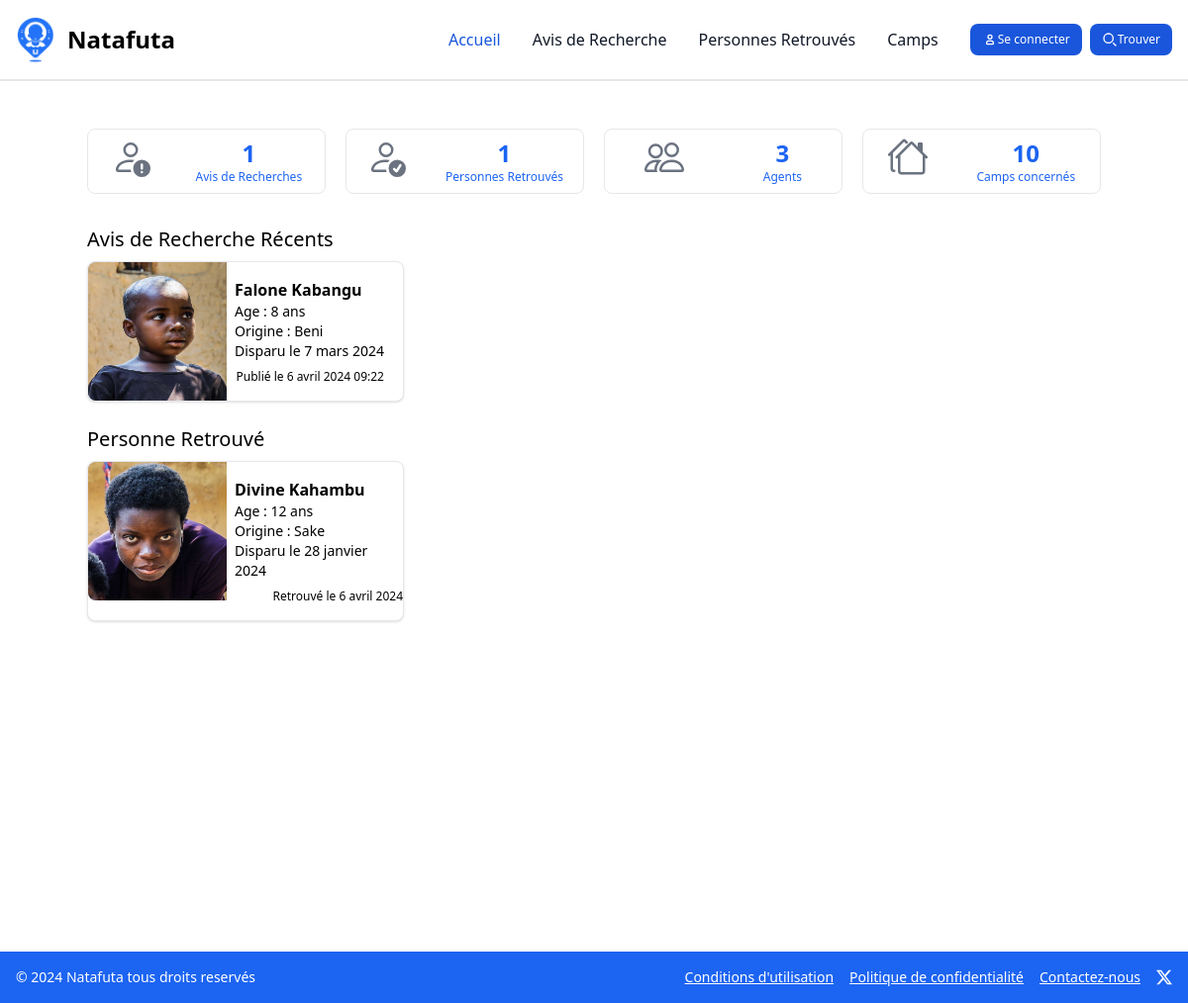
Before: / with the older database file.
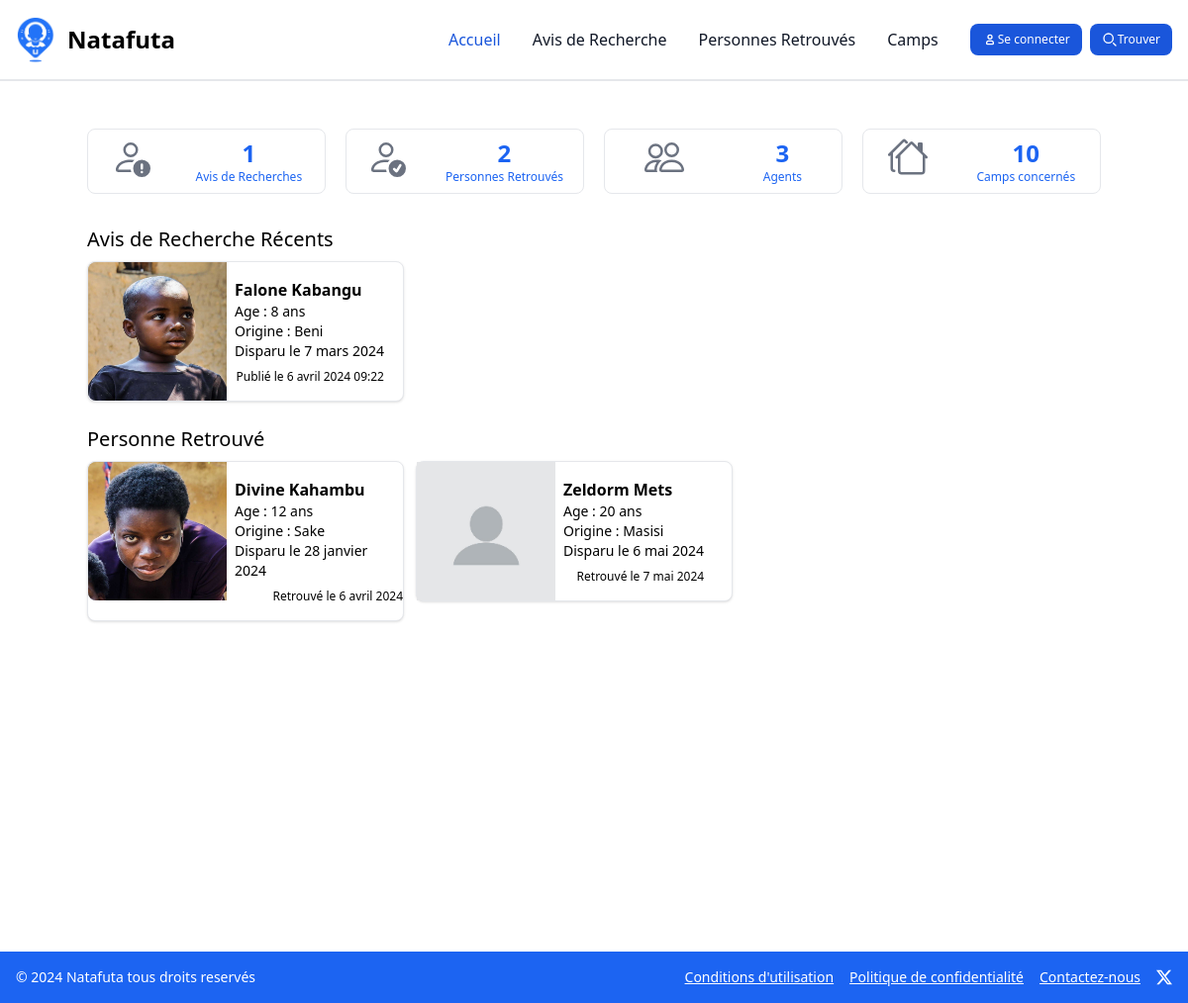
After: the same page with the newer database file.
### finder/models.py (models this page shows)
class Avis(models.Model):
    user = models.ForeignKey(AgentUser, on_delete=CASCADE)
    nom_complet = models.CharField(max_length=200)
    nom_disparu = models.CharField(max_length=200)
    photo = models.ImageField(upload_to="photo/")
    age = models.IntegerField()
    sexe = models.CharField(max_length=6)
    telephone = models.IntegerField()
    province = models.CharField(max_length=200)
    lieu_disparition = models.CharField(max_length=200)
    adresse = models.CharField(max_length=200)
    description = models.TextField()
    date_disparition = models.DateField()
    date_finded = models.DateField(null=True)
    created_time = models.DateTimeField(auto_now=True)
    is_finded = models.BooleanField(default=False)
    is_refugee = models.BooleanField(default=False)
    is_deplacee = models.BooleanField(default=False)

### finder/views.py (the view)
# urls.py: 2. Add a URL to urlpatterns:  path('', views.home, name='home')
def home(request):
    avis = Avis.objects.filter(is_finded=False).order_by('-created_time')[:3]
    nombre_avis = avis.count()
    avis_resolu = Avis.objects.filter(is_finded=True).order_by('-created_time')[:3]
    nombre_avis_resolu = avis_resolu.count()
    agent = AgentUser.objects.all().count()
    return render(request, 'home.html', {'avis':avis,
                                         'nombre_avis':nombre_avis,
                                         'nombre_avis_resolu':nombre_avis_resolu,
                                         'avis_resolu':avis_resolu,
                                         'agent': agent})

### finder/templates/home.html (shortened to what this page needs)
{% extends 'base.html' %}
{% load static %}
{% block content %}
    <div class="w-full">
        <div class="md:grid  md:grid-cols-4 grid-cols-1 py-2 md:gap-5 gap-y-2">
            <a href="{% url 'avis_recherche' %}">
                <div class="flex flex-row border border-gray-200 hover:bg-blue-100 rounded-lg justify-around py-2">
                    <div class="flex flex-col items-center text-blue-600">
                        <span class="font-semibold text-2xl">{{nombre_avis}}</span>
                        <span class="text-xs font-medium">Avis de Recherches</span>
                    </div>
                </div>
            </a>
            <a href="{% url 'retrouves' %}">
                <div class="flex flex-row border border-gray-200 hover:bg-blue-100 rounded-lg justify-around py-2">
                    <div class="flex flex-col items-center text-blue-600">
                        <span class="font-semibold text-2xl">{{nombre_avis_resolu}}</span>
                        <span class="text-xs font-medium">Personnes Retrouvés</span>
                    </div>
                </div>
            </a>
            <div class="flex flex-row border border-gray-200 hover:bg-blue-100 rounded-lg justify-around py-2">
                <div class="flex flex-col items-center text-blue-600">
                    <span class="font-semibold text-2xl">{{agent}}</span>
                    <span class="text-xs font-medium">Agents</span>
                </div>
            </div>
            <div class="flex flex-row border border-gray-200 hover:bg-blue-100 rounded-lg justify-around py-2">
                <div class="flex flex-col items-center text-blue-600">
                    <span class="font-semibold text-2xl">10</span>
                    <span class="text-xs font-medium">Camps concernés</span>
                </div>
            </div>
        </div>
        <h6 class="font-medium text-xl mt-6 mb-2">Avis de Recherche Récents</h6>
        <div class="flex flex-col space-y-2 md:flex-row md:space-y-0 md:space-x-3 ">
            {% for a in avis %}
            <a href="{% url 'avis_detail' a.id %}">
                <div class="flex flex-col bg-white border border-gray-200 rounded-lg shadow w-full md:w-80 hover:bg-blue-100 dark:border-gray-700 dark:bg-gray-800 dark:hover:bg-gray-700">
                    <div class="flex flex-row space-x-2">
                        {% if a.photo %}
                            <img src="{{ a.photo.url }}" style="width:140px; height:140px" class="w-28 bg-gray-400 rounded-l-lg"/>
                        {% else %}
                            <img src="{% static 'img/blank-profile.jpg' %}" style="width:140px; height:140px" alt="photo_disparu" />
                        {% endif %}
                        <div class="my-4">
                            <p class="font-semibold text-base">{{a.nom_disparu}}</p>
                            <div class="flex flex-col">
                                <div class="text-sm"><span class="font-medium">Age</span> : {{a.age}} ans</div>
                                <div class="text-sm"><span class="font-medium">Origine</span> : {{a.lieu_disparition}}</div>
                                <div class="text-sm"><span class="font-medium">Disparu</span> le {{a.date_disparition}}</div>
                                <div class="text-xs text-right mt-2">Publié le {{a.created_time}}</div>
                            </div>
                        </div>
                    </div>
                </div>
            </a>
            {% empty %}
                <p class="font-light text-sm">Aucun avis de recherche pour le moment</p>
            {% endfor %}
        </div>
        <h6 class="font-medium text-xl mt-6 mb-2">Personne Retrouvé</h6>
        <div class="flex flex-col space-y-2 md:flex-row md:space-y-0 md:space-x-3 ">
            {% for a in avis_resolu reversed %}
            <a href="{% url 'avis_detail' a.id %}">
                <div class="flex flex-col bg-white border border-gray-200 rounded-lg shadow w-full md:w-80 hover:bg-blue-100 dark:border-gray-700 dark:bg-gray-800 dark:hover:bg-gray-700">
                    <div class="flex flex-row space-x-2">
                        {% if a.photo %}
                            <img src="{{ a.photo.url }}" style="width:140px; height:140px" class="w-28 bg-gray-400 rounded-l-lg"/>
                        {% else %}
                            <img src="{% static 'img/blank-profile.jpg' %}" style="width:140px; height:140px" alt="photo_disparu" />
                        {% endif %}
                        <div class="my-4">
                            <p class="font-semibold text-base">{{a.nom_disparu}}</p>
                            <div class="flex flex-col">
                                <div class="text-sm"><span class="font-medium">Age</span> : {{a.age}} ans</div>
                                <div class="text-sm"><span class="font-medium">Origine</span> : {{a.lieu_disparition}}</div>
                                <div class="text-sm"><span class="font-medium">Disparu</span> le {{a.date_disparition}}</div>
                                <div class="text-xs text-right mt-2">Retrouvé le {{a.date_finded}}</div>
                            </div>
                        </div>
                    </div>
                </div>
            </a>
            {% empty %}
                <p class="font-light text-sm">Aucune personne retrouvé pour le moment</p>
            {% endfor %}
        </div>
    </div>
{% endblock %}

### templates/base.html (shortened to what this page needs)
{% load static tailwind_tags %}
{% load static %}
<!DOCTYPE html>
<html>
    <head>
        {% tailwind_css %}
    </head>
    <body class="w-full">
        <nav class="bg-white border-b-2 border-gray-200 dark:bg-gray-900">
            <div class="max-w-screen-xl flex flex-wrap items-center justify-between mx-auto p-4">
            <a href="{% url 'home' %}" class="flex items-center space-x-3 rtl:space-x-reverse">
                <img src="{% static "img/Logo_min.png" %}" style="width:40px; height: auto;" />
                <span class="self-center text-2xl font-semibold whitespace-nowrap dark:text-white">Natafuta</span>
            </a>
            <div class="hidden w-full md:block md:w-auto" id="navbar-default">
                <ul class="font-medium flex flex-col items-center p-4 md:p-0 mt-4 border border-gray-100 rounded-lg bg-gray-50 md:flex-row md:space-x-8 rtl:space-x-reverse md:mt-0 md:border-0 md:bg-white dark:bg-gray-800 md:dark:bg-gray-900 dark:border-gray-700">
                    <li>
                        <a href="{% url 'home' %}" class="block py-2 px-3 rounded md:bg-transparent {% if request.path == '/' %} md:text-blue-700 text-blue-600 {% else %}text-gray-900{% endif %} md:p-0 dark:text-white md:dark:text-blue-500">Accueil</a>
                    </li>
                    <li>
                        <a href="{% url 'avis_recherche' %}" class="block py-2 px-3 rounded hover:bg-gray-100 md:hover:bg-transparent {% if request.path == '/avis_recherche' %} md:text-blue-700 text-blue-600 {% else %}text-gray-900{% endif %} md:border-0 md:hover:text-blue-700 md:p-0 dark:text-white md:dark:hover:text-blue-500 dark:hover:bg-gray-700 dark:hover:text-white md:dark:hover:bg-transparent" aria-current="page">Avis de Recherche</a>
                    </li>
                    <li>
                        <a href="{% url 'retrouves' %}" class="block py-2 px-3 {% if request.path == '/personnes-retrouves' %} md:text-blue-700 text-blue-600 {% else %}text-gray-900{% endif %} rounded hover:bg-gray-100 md:hover:bg-transparent md:border-0 md:hover:text-blue-700 md:p-0 dark:text-white md:dark:hover:text-blue-500 dark:hover:bg-gray-700 dark:hover:text-white md:dark:hover:bg-transparent">Personnes Retrouvés</a>
                    </li>
                    <li>
                        <a href="#" class="block py-2 px-3 {% if request.path == '/contact' %} md:text-blue-700 text-blue-600 {% else %}text-gray-900{% endif %} rounded hover:bg-gray-100 md:hover:bg-transparent md:border-0 md:hover:text-blue-700 md:p-0 dark:text-white md:dark:hover:text-blue-500 dark:hover:bg-gray-700 dark:hover:text-white md:dark:hover:bg-transparent">Camps</a>
                    </li>
                    <div class="space-y-2 text-center md:space-y-0 md:flex flex-row md:space-x-2">
                    {% if user.is_authenticated %}
                    <li>
                        <button data-modal-target="crud-modal" data-modal-toggle="crud-modal" type="button" class="px-3 py-2 text-xs font-medium text-center inline-flex items-center text-white bg-blue-700 rounded-lg hover:bg-blue-800 focus:ring-4 focus:outline-none focus:ring-blue-300 dark:bg-blue-600 dark:hover:bg-blue-700 dark:focus:ring-blue-800">
                            <svg class="w-4 h-4 text-white dark:text-white" aria-hidden="true" xmlns="http://www.w3.org/2000/svg" width="24" height="24" fill="none" viewBox="0 0 24 24">
                                <path stroke="currentColor" stroke-linecap="round" stroke-linejoin="round" stroke-width="2" d="M5 12h14m-7 7V5"/>
                            </svg>
                            Avis
                        </button>
                    </li>
                    {% else %}
                        <a href="{% url 'login' %}">
                            <li>
                                <button type="button" class="px-3 py-2 text-xs font-medium text-center inline-flex items-center text-white bg-blue-700 rounded-lg hover:bg-blue-800 focus:ring-4 focus:outline-none focus:ring-blue-300 dark:bg-blue-600 dark:hover:bg-blue-700 dark:focus:ring-blue-800">
                                    <svg class="w-4 h-4 text-white dark:text-white" aria-hidden="true" xmlns="http://www.w3.org/2000/svg" width="24" height="24" fill="none" viewBox="0 0 24 24">
                                        <path stroke="currentColor" stroke-width="2" d="M7 17v1a1 1 0 0 0 1 1h8a1 1 0 0 0 1-1v-1a3 3 0 0 0-3-3h-4a3 3 0 0 0-3 3Zm8-9a3 3 0 1 1-6 0 3 3 0 0 1 6 0Z"/>
                                    </svg>
                                    Se connecter
                                </button>
                            </li>
                        </a>
                    {% endif %}
                    <li>
                        <button data-modal-target="modal-find" data-modal-toggle="modal-find" type="button" class="px-3 py-2 text-xs font-medium text-center inline-flex items-center text-white bg-blue-700 rounded-lg hover:bg-blue-800 focus:ring-4 focus:outline-none focus:ring-blue-300 dark:bg-blue-600 dark:hover:bg-blue-700 dark:focus:ring-blue-800">
                            <svg class="w-4 h-4 text-white dark:text-white" aria-hidden="true" xmlns="http://www.w3.org/2000/svg" width="24" height="24" fill="none" viewBox="0 0 24 24">
                                <path stroke="currentColor" stroke-linecap="round" stroke-width="2" d="m21 21-3.5-3.5M17 10a7 7 0 1 1-14 0 7 7 0 0 1 14 0Z"/>
                            </svg>
                            Trouver
                        </button>
                    </li>
                </div>
                </ul>
            </div>
            </div>
        </nav>
        <div class="max-w-5xl mx-4 md:mx-auto h-screen my-10">
            {% block content %}
            {% endblock %}
        </div>
        <footer class=" bottom-0 w-full bg-blue-600 text-white">
            <div class="p-4 flex space-y-3 md:space-y-0 flex-col md:flex-row md:justify-between md:items-center">
                <div>
                    <p class="text-sm">© 2024 Natafuta tous droits reservés</p>
                </div>
                <div class="flex flex-col space-y-2 md:space-y-0 md:flex-row md:space-x-4 md:items-center">
                    <div>
                        <ul class="text-sm underline md:flex md:flex-row md:space-x-4">
                            <li>Conditions d'utilisation</li>
                            <li>Politique de confidentialité</li>
                            <li><a href="https://natafuta.org/contact/" target="_blank">Contactez-nous</a></li>
                        </ul>
                    </div>
                    <p>
                        <a href="https://twitter.com/natafuta_rdc" target="_blank">
                            <svg xmlns="http://www.w3.org/2000/svg" width="16" height="16" fill="currentColor" class="bi bi-twitter-x" viewBox="0 0 16 16">
                                <path d="M12.6.75h2.454l-5.36 6.142L16 15.25h-4.937l-3.867-5.07-4.425 5.07H.316l5.733-6.57L0 .75h5.063l3.495 4.633L12.601.75Zm-.86 13.028h1.36L4.323 2.145H2.865z"/>
                            </svg>
                        </a>
                    </p>
                </div>
            </div>
        </footer>
    </body>
</html>

Changed rows visible on the page:
added Avis: nom_disparu "Zeldorm Mets", age "20", lieu_disparition "Masisi", date_disparition "6 mai 2024", date_finded "7 mai 2024", shown under "Personne Retrouvé"
Other visible differences:
{{ nombre_avis_resolu }}: "1" → "2"
